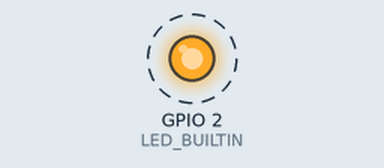
This program was run on a simulated ESP32. Parts: output pins drawn as LEDs (lit = HIGH). Dashed ring = blinking.

Above: at 0.5 s.
Timing chart, 0 to 4.6 s (numbered marks = the images above):
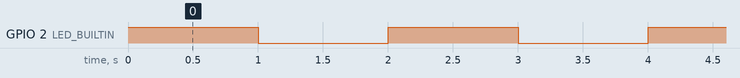

Measured:
- by itself, GPIO 2 (LED_BUILTIN): alternates HIGH for 1.0 s and LOW for 1.0 s

The program:

main.cpp
```cpp
#include <Arduino.h>
// 範例：使用 ESP32 內建 LED 進行 1 秒閃爍
// 說明：此程式使用 Arduino 框架的 `LED_BUILTIN` 常數（大多數 ESP32 板的內建 LED 綁定到 GPIO2），
//       在 `setup()` 將腳位設定為輸出，並在 `loop()` 中每隔 1 秒切換 LED 狀態。

// 包含 Arduino 基本函式與型別（setup/loop, pinMode, digitalWrite, delay）
#include <Arduino.h>

// setup()：裝置啟動後只執行一次的初始化
void setup()
{
	// 設定內建 LED (LED_BUILTIN) 為輸出模式
	// 使用內建常數可以讓程式在不同板子上更具可移植性
	pinMode(LED_BUILTIN, OUTPUT);
}

// loop()：主迴圈會不斷重複執行
void loop()
{
	// 使用靜態變數保存當前 LED 狀態（LOW 或 HIGH），初始為 LOW
	// 每次執行 loop 時反轉狀態，達成閃爍效果
	static bool ledState = LOW;
	ledState = !ledState;

	// 將新的狀態寫入 LED 腳位
	digitalWrite(LED_BUILTIN, ledState);

	// 延遲 1000 毫秒 (1 秒)
	// 注意：使用 delay() 會阻塞程式，若未來需要同時處理其他工作，建議改用 millis() 非阻塞方式
	delay(1000);
}
```
